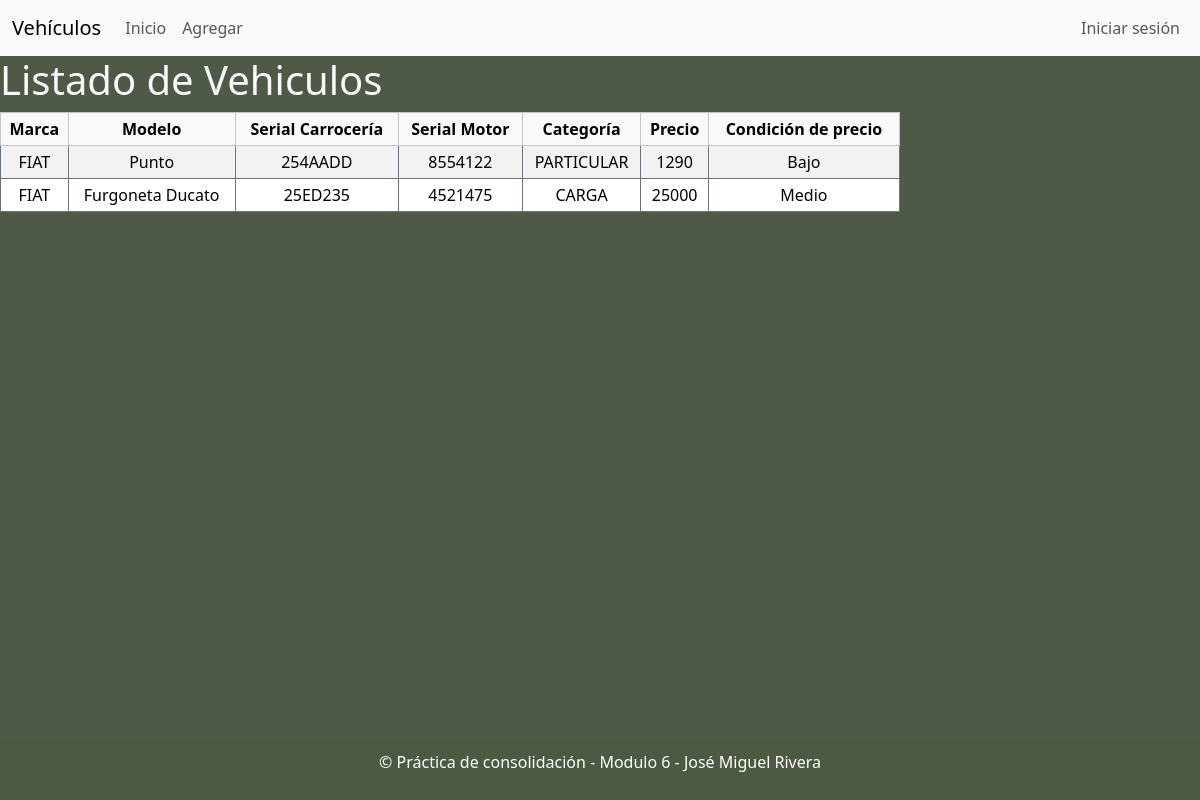
Page /list/ on the committed database.
### vehiculo/models.py (models this page shows, shortened)
class Vehiculo(models.Model):
    MARCA_CHOICES=[
        ('FIAT','Fiat'),
        ('CHEVROLET','Chevrolet'),
        ('FORD','Ford'),
        ('TOYOTA','Toyota')
       ]
    marca=models.CharField(max_length=20, choices=MARCA_CHOICES,default='Ford')
    modelo=models.CharField(max_length=100)
    serial_carroceria=models.CharField(max_length=50)
    serial_motor=models.CharField(max_length=50)
    CATEGORIA_CHOICES=[
        ('PARTICULAR','Particular'),
        ('TRANSPORTE','Transporte'),
        ('CARGA','Carga'),
       ]
    categoria=models.CharField(max_length=20,choices=CATEGORIA_CHOICES,default='Particular')
    precio=models.IntegerField()
    fecha_de_creacion=models.DateField()
    fecha_de_modificacion=models.DateField()
    def traer_condicion_de_precio (self):
        if self.precio < 10000:
            return "Bajo"
        elif self.precio > 30000:
            return "Alto"
        else:
            return "Medio"
    class Meta:
        db_table='vehiculos'
        permissions = [
            ("visualizar_catalogo", "Puede visualizar el catálogo de vehículos"), ("add_vehiculomodel", "Puede agregar los vehículos")
        ]

### vehiculo/views.py (the view)
# urls.py: path('list/', views.vehiculo_list, name='list'),
def vehiculo_list(request):
     vehiculos = Vehiculo.objects.all()
     return render(request, 'vehiculo/listado.html', {'vehiculos': vehiculos})

### vehiculo/templates/vehiculo/listado.html
{% extends "./layout.html" %}
{% block header %}
<h1> Listado de Vehiculos </h1>
{% endblock header %}
{% block main %}
{% if vehiculos %}
<table class="table table-bordered border-secondary table-sm table-hover table-striped text-center w-75">
    <thead class="table-light">
        <tr>
            <th>Marca</th>
            <th>Modelo</th>
            <th>Serial Carrocería</th>
            <th>Serial Motor</th>
            <th>Categoría</th>
            <th>Precio</th>
            <th>Condición de precio</th>
        </tr>
    </thead>
    <tbody>
    {% for vehiculo in vehiculos %}
        <tr>
            <td>{{ vehiculo.marca }}</td>
            <td>{{ vehiculo.modelo }}</td>
            <td>{{ vehiculo.serial_carroceria }}</td>
            <td>{{ vehiculo.serial_motor }}</td>
            <td>{{ vehiculo.categoria }}</td>
            <td>{{ vehiculo.precio }}</td>
            <td>{{ vehiculo.traer_condicion_de_precio }}</td>
        </tr>
    {% endfor %}
    </tbody>
</table>
{% else %}
    <p class="text-center alert">No se han registrado vehículos</p>
{% endif %}
{% endblock main %}

### vehiculo/templates/vehiculo/layout.html (shortened to what this page needs)
<!DOCTYPE html>
<html lang="en">
<head>
    {% load bootstrap5 %}
    {% bootstrap_css %}
    {% load static %}
    <link href="{% static 'vehiculo/css/styles.css' %}" rel="stylesheet">
</head>
<body>
    <nav class="navbar navbar-expand-lg navbar-light bg-light">
    {%block nav%}
        <div class="container-fluid">
          <a class="navbar-brand" href="#">Vehículos</a>
          <div class="collapse navbar-collapse" id="navbarNavAltMarkup">
            <div class="navbar-nav">
              <a class="nav-link" href="/">Inicio</a>
              <a class="nav-link" href="{% url 'vehiculo:add' %}">Agregar</a>
            </div>
          </div>
          <div class="d-flex">
            <ul class="navbar-nav">
                {% if user.is_authenticated %}
                    <li class="nav-item">
                        <span class="nav-link">Hola, {{user.username}}</span>
                    </li>
                    <li class="nav-item">
                        <a class="nav-link" href="{% url 'appLogin:logout' %}">Cerrar sesión</a>
                    </li>
                {% else %}
                    <li class="nav-item">
                        <a class="nav-link" href="{% url 'appLogin:login' %}">Iniciar sesión</a>
                    </li>
                {% endif %}
            </ul>
          </div>
        </div>
    {%endblock nav%}
    </nav>
    <header> {%block header %}{%endblock header %} </header>
    <main> {%block main %}{%endblock main %} </main>
    {%block footer%}
    <footer class="footer">
        <p class="empresa">&copy; Práctica de consolidación - Modulo 6 - José Miguel Rivera</p>
    </footer>
    {%endblock footer%}
</body>
</html>

### vehiculo/static/vehiculo/css/styles.css (style rules this page uses)
html,body { margin: 0; padding: 0; background-color: #4e5a46; color: #f8f9fa; }
footer { position:absolute; bottom: 0; padding: 10px; text-align: center; width: 100%; }
.footer { position: fixed; bottom: 0; width: 100%; background-color: #4b5a40; color: white; align-items: center; }

### rows in the picture
Vehiculo: marca "FIAT", modelo "Punto", serial_carroceria "254AADD", serial_motor "8554122", categoria "PARTICULAR", precio "1290", traer_condicion_de_precio "Bajo"
Vehiculo: marca "FIAT", modelo "Furgoneta Ducato", serial_carroceria "25ED235", serial_motor "4521475", categoria "CARGA", precio "25000", traer_condicion_de_precio "Medio"
